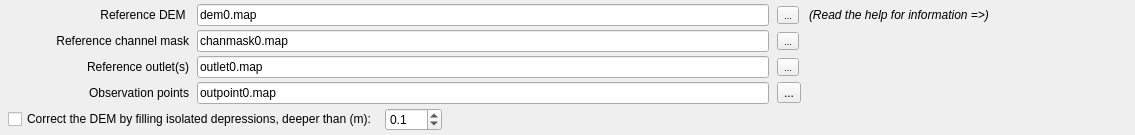
                <widget class="QWidget" name="DEMoptions" native="true">
                 <property name="sizePolicy">
                  <sizepolicy hsizetype="Preferred" vsizetype="Fixed">
                   <horstretch>0</horstretch>
                   <verstretch>0</verstretch>
                  </sizepolicy>
                 </property>
                 <layout class="QGridLayout" name="gridLayout_2">
                  <property name="leftMargin">
                   <number>8</number>
                  </property>
                  <property name="topMargin">
                   <number>4</number>
                  </property>
                  <property name="rightMargin">
                   <number>8</number>
                  </property>
                  <property name="bottomMargin">
                   <number>4</number>
                  </property>
                  <property name="horizontalSpacing">
                   <number>8</number>
                  </property>
                  <property name="verticalSpacing">
                   <number>4</number>
                  </property>
                  <item row="0" column="5">
                   <widget class="QToolButton" name="toolButton_baseDEM">
                    <property name="font">
                     <font>
                      <pointsize>7</pointsize>
                      <bold>false</bold>
                     </font>
                    </property>
                    <property name="text">
                     <string>...</string>
                    </property>
                    <property name="icon">
                     <iconset resource="resources/lisemdbase.qrc">
                      <normaloff>:/2X/Folder-Open-icon2.png</normaloff>:/2X/Folder-Open-icon2.png</iconset>
                    </property>
                   </widget>
                  </item>
                  <item row="1" column="1">
                   <widget class="QLabel" name="label_10">
                    <property name="text">
                     <string>Reference channel mask</string>
                    </property>
                    <property name="alignment">
                     <set>Qt::AlignRight|Qt::AlignTrailing|Qt::AlignVCenter</set>
                    </property>
                   </widget>
                  </item>
                  <item row="6" column="4" colspan="3">
                   <spacer name="horizontalSpacer_7">
                    <property name="orientation">
                     <enum>Qt::Horizontal</enum>
                    </property>
                    <property name="sizeHint" stdset="0">
                     <size>
                      <width>677</width>
                      <height>23</height>
                     </size>
                    </property>
                   </spacer>
                  </item>
                  <item row="3" column="2" colspan="3">
                   <widget class="QLineEdit" name="lineEdit_userOutpoints">
                    <property name="text">
                     <string>outpoint0.map</string>
                    </property>
                   </widget>
                  </item>
                  <item row="1" column="2" colspan="3">
                   <widget class="QLineEdit" name="lineEdit_baseChannel">
                    <property name="sizePolicy">
                     <sizepolicy hsizetype="Preferred" vsizetype="Fixed">
                      <horstretch>0</horstretch>
                      <verstretch>0</verstretch>
                     </sizepolicy>
                    </property>
                    <property name="text">
                     <string>chanmask0.map</string>
                    </property>
                   </widget>
                  </item>
                  <item row="0" column="6">
                   <widget class="QLabel" name="label_21">
                    <property name="font">
                     <font>
                      <pointsize>9</pointsize>
                      <italic>true</italic>
                     </font>
                    </property>
                    <property name="text">
                     <string>(Read the help for information =&gt;)</string>
                    </property>
                   </widget>
                  </item>
                  <item row="0" column="1">
                   <widget class="QLabel" name="label_4">
                    <property name="font">
                     <font>
                      <pointsize>9</pointsize>
                      <bold>false</bold>
                     </font>
                    </property>
                    <property name="text">
                     <string>Reference DEM </string>
                    </property>
                    <property name="alignment">
                     <set>Qt::AlignRight|Qt::AlignTrailing|Qt::AlignVCenter</set>
                    </property>
                   </widget>
                  </item>
                  <item row="3" column="1">
                   <widget class="QLabel" name="label_53">
                    <property name="text">
                     <string>Observation points</string>
                    </property>
                    <property name="alignment">
                     <set>Qt::AlignRight|Qt::AlignTrailing|Qt::AlignVCenter</set>
                    </property>
                   </widget>
                  </item>
                  <item row="6" column="3">
                   <widget class="QDoubleSpinBox" name="spin_DEMfill">
                    <property name="sizePolicy">
                     <sizepolicy hsizetype="Fixed" vsizetype="Fixed">
                      <horstretch>0</horstretch>
                      <verstretch>0</verstretch>
                     </sizepolicy>
                    </property>
                    <property name="font">
                     <font>
                      <pointsize>9</pointsize>
                      <bold>false</bold>
                     </font>
                    </property>
                    <property name="decimals">
                     <number>1</number>
                    </property>
                    <property name="singleStep">
                     <double>0.100000000000000</double>
                    </property>
                    <property name="value">
                     <double>0.100000000000000</double>
                    </property>
                   </widget>
                  </item>
                  <item row="2" column="5">
                   <widget class="QToolButton" name="toolButton_userOutlets">
                    <property name="enabled">
                     <bool>true</bool>
                    </property>
                    <property name="font">
                     <font>
                      <pointsize>7</pointsize>
                      <bold>false</bold>
                     </font>
                    </property>
                    <property name="text">
                     <string>...</string>
                    </property>
                    <property name="icon">
                     <iconset resource="resources/lisemdbase.qrc">
                      <normaloff>:/2X/Folder-Open-icon2.png</normaloff>:/2X/Folder-Open-icon2.png</iconset>
                    </property>
                   </widget>
                  </item>
                  <item row="2" column="1">
                   <widget class="QLabel" name="label_29">
                    <property name="text">
                     <string>Reference outlet(s)</string>
                    </property>
                    <property name="alignment">
                     <set>Qt::AlignRight|Qt::AlignTrailing|Qt::AlignVCenter</set>
                    </property>
                   </widget>
                  </item>
                  <item row="1" column="5">
                   <widget class="QToolButton" name="toolButton_baseChannel">
                    <property name="font">
                     <font>
                      <pointsize>7</pointsize>
                      <bold>false</bold>
                     </font>
                    </property>
                    <property name="text">
                     <string>...</string>
                    </property>
                    <property name="icon">
                     <iconset resource="resources/lisemdbase.qrc">
                      <normaloff>:/2X/Folder-Open-icon2.png</normaloff>:/2X/Folder-Open-icon2.png</iconset>
                    </property>
                   </widget>
                  </item>
                  <item row="6" column="1" colspan="2">
                   <widget class="QCheckBox" name="checkBox_correctDEM">
                    <property name="sizePolicy">
                     <sizepolicy hsizetype="Fixed" vsizetype="Fixed">
                      <horstretch>0</horstretch>
                      <verstretch>0</verstretch>
                     </sizepolicy>
                    </property>
                    <property name="font">
                     <font>
                      <pointsize>9</pointsize>
                      <bold>false</bold>
                     </font>
                    </property>
                    <property name="text">
                     <string>Correct the DEM by filling isolated depressions, deeper than (m):</string>
                    </property>
                   </widget>
                  </item>
                  <item row="0" column="2" colspan="3">
                   <widget class="QLineEdit" name="lineEdit_baseDEM">
                    <property name="sizePolicy">
                     <sizepolicy hsizetype="Preferred" vsizetype="Fixed">
                      <horstretch>0</horstretch>
                      <verstretch>0</verstretch>
                     </sizepolicy>
                    </property>
                    <property name="font">
                     <font>
                      <pointsize>9</pointsize>
                      <bold>false</bold>
                     </font>
                    </property>
                    <property name="inputMask">
                     <string/>
                    </property>
                    <property name="text">
                     <string>dem0.map</string>
                    </property>
                   </widget>
                  </item>
                  <item row="2" column="2" colspan="3">
                   <widget class="QLineEdit" name="lineEdit_userOutlets">
                    <property name="enabled">
                     <bool>true</bool>
                    </property>
                    <property name="sizePolicy">
                     <sizepolicy hsizetype="Preferred" vsizetype="Fixed">
                      <horstretch>0</horstretch>
                      <verstretch>0</verstretch>
                     </sizepolicy>
                    </property>
                    <property name="text">
                     <string>outlet0.map</string>
                    </property>
                   </widget>
                  </item>
                  <item row="3" column="5">
                   <widget class="QToolButton" name="toolButton_userOutpoints">
                    <property name="text">
                     <string>...</string>
                    </property>
                    <property name="icon">
                     <iconset resource="resources/lisemdbase.qrc">
                      <normaloff>:/2X/Folder-Open-icon2.png</normaloff>:/2X/Folder-Open-icon2.png</iconset>
                    </property>
                   </widget>
                  </item>
                 </layout>
                </widget>
